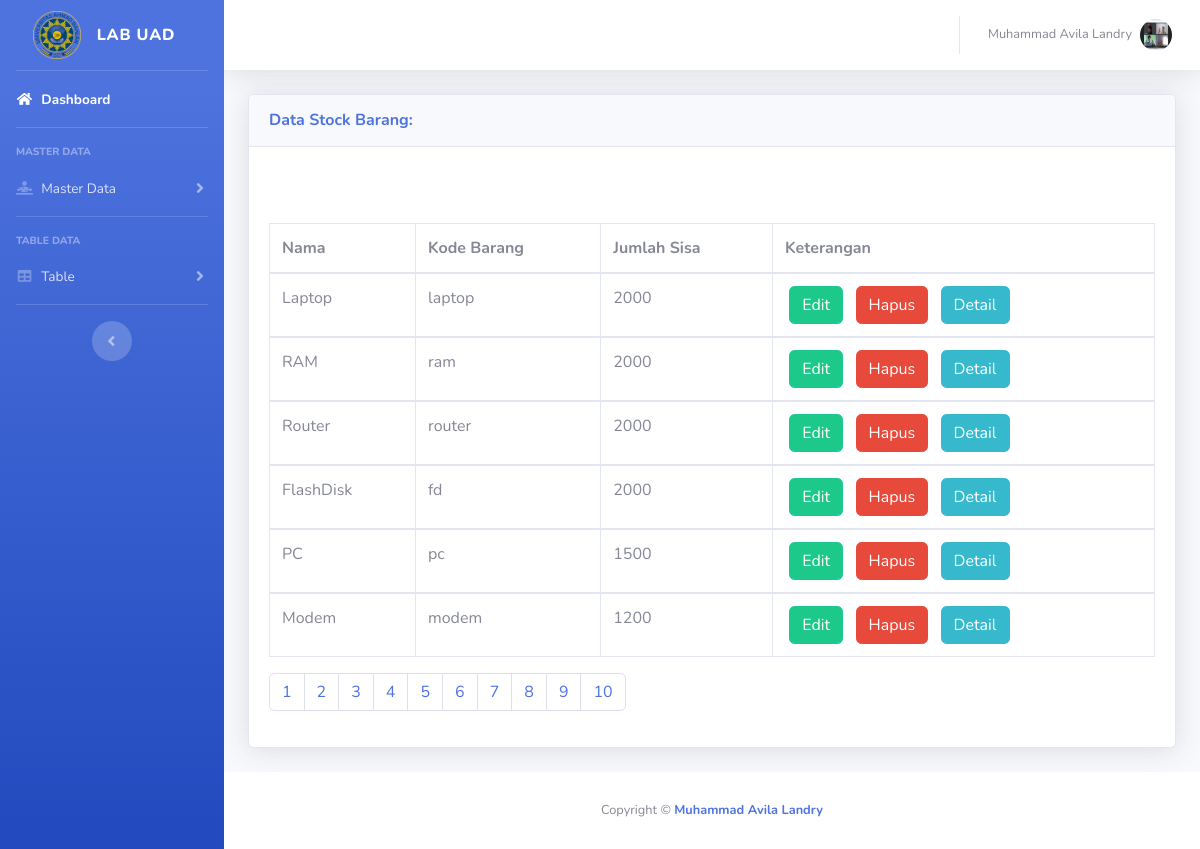
Screenshot of /tab_akhir.php (signed in) with the database file from the repository.
### tables this page shows
CREATE TABLE `stock` (
  `id` int(50) NOT NULL,
  `nama_barang` varchar(50) NOT NULL,
  `kode_barang` varchar(50) NOT NULL,
  `jumlah_barang` int(50) NOT NULL
);

### tab_akhir.php (the view, shortened to what this page needs)
<!DOCTYPE html>
<html lang="en">
<head>
  <link href="vendor/fontawesome-free/css/all.min.css" rel="stylesheet" type="text/css">
  <link href="css/sb-admin-2.min.css" rel="stylesheet">
</head>
<body id="page-top">
  <div id="wrapper">
    <ul class="navbar-nav bg-gradient-primary sidebar sidebar-dark accordion" id="accordionSidebar">
      <a class="sidebar-brand d-flex align-items-center justify-content-center" href="">
        <input type="image" src="img/uad.png" alt="Submit" width="48" height="48">
        <div class="sidebar-brand-text mx-3">LAB UAD</div>
      </a>
      <hr class="sidebar-divider my-0">
      <li class="nav-item active">
        <a class="nav-link" href="index.php">
          <i class="fas fa-fw fa-home"></i>
          <span>Dashboard</span></a>
      </li>
      <hr class="sidebar-divider">
      <div class="sidebar-heading">
        Master Data
      </div>
      <li class="nav-item">
        <a class="nav-link collapsed" href="#" data-toggle="collapse" data-target="#collapseTwo" aria-expanded="true" aria-controls="collapseTwo">
          <i class="fas fa-fw fa-diagnoses"></i>
          <span>Master Data</span>
        </a>
      </li>
      <hr class="sidebar-divider">
      <div class="sidebar-heading">
        Table Data
      </div>
     <li class="nav-item">
       <a class="nav-link collapsed" href="#" data-toggle="collapse" data-target="#collapsePages" aria-expanded="true" aria-controls="collapsePages">
         <i class="fas fa-fw fa-table"></i>
         <span>Table</span>
       </a>
     </li>
           <hr class="sidebar-divider">
      <div class="text-center d-none d-md-inline">
        <button class="rounded-circle border-0" id="sidebarToggle"></button>
      </div>
    </ul>
    <div id="content-wrapper" class="d-flex flex-column">
      <div id="content">
        <nav class="navbar navbar-expand navbar-light bg-white topbar mb-4 static-top shadow">
          <ul class="navbar-nav ml-auto">
            <?php
          $sss = mysqli_query($conn, "select * from admin");
          $rrr = mysqli_fetch_array($sss);
             ?>
            <li class="nav-item dropdown no-arrow">
              <a class="nav-link dropdown-toggle" href="#" id="userDropdown" role="button" data-toggle="dropdown" aria-haspopup="true" aria-expanded="false">
                <span class="mr-2 d-none d-lg-inline text-gray-600 small"><?php echo $rrr['nama']; ?></span>
                <img class="img-profile rounded-circle" src=" img/<?php echo $rrr['foto'] ?>" alt="profile">
              </a>
            </li>
          </ul>
        </nav>
        <div class="container-fluid">
              <div class="card shadow mb-4">
                <div class="card-header py-3 d-flex flex-row align-items-center justify-content-between">
   <h6 class="m-0 font-weight-bold text-primary">Data Stock Barang:</h6>
                </div>
                <div class="card-body">
                  <?php
                  $hal= 30;
                  $item= 10;
                  $page = (isset($_GET['page'])) ? (int)$_GET['page'] : 1;
                  $start = ($page - 1) * $hal;
                   ?>
                   <div class="row mt-3">
                   </div>
                   <div class="table-responsive service">
                   <table class="table table-bordered table-hover  mt-3 text-nowrap css-serial">
                   <thead>
                     <tr>
                       <th scope="col">Nama</th>
                       <th scope="col">Kode Barang</th>
                       <th scope="col">Jumlah Sisa</th>
                       <th scope="col">Keterangan</th>
                     </tr>
                   </thead>
                   <?php
                   if(isset($_GET['cari'])){
                    $cari=mysqli_real_escape_string($conn, $_GET['cari']);
                    $brg=mysqli_query($conn, "select * from stock where id like '%".$cari."%' or nama_barang like '%".$cari."%' ");
                 if(mysqli_num_rows($brg) > 0){
                         echo "<div class='col-md-10 col-sm-12 col-xs-12 ml-5'>";
                         echo "<div class='alert alert-primary mt-4 ml-5' role='alert'>";
                         echo "<p><center>Data Yang Anda Cari  Ditemukan</center></p>";
                         echo   "</div>";
                         echo "</div>";
                 }else{
                       echo "<div class='col-md-10 col-sm-12 col-xs-12 ml-5'>";
                       echo "<div class='alert alert-danger mt-4 ml-5' role='alert'>";
                       echo "<p><center>$cari Yang Anda Cari Tidak Ditemukan</center></p>";
                       echo   "</div>";
                       echo "</div>";
                 }
                  }else{
                    $brg=mysqli_query($conn, "select * from stock orders limit $start, $hal");
                  }
                 if(mysqli_num_rows($brg)){
                      while($row = mysqli_fetch_array($brg)){
                      ?>
                   <tbody>
                     <tr>
                       <td><?php echo $row['nama_barang'] ?></td>
                       <td><?php echo $row['kode_barang'] ?></td>
                       <td><?php echo $row['jumlah_barang'] ?></td>
                       <td>&nbsp;<a href="edit_stock.php?id=<?php echo $row['id']; ?>"><button type="button" class="btn btn-success">Edit</button></a>
                       &nbsp; <a href="hapus_stock.php?id=<?php echo $row['id']; ?>"><button type="button" class="btn btn-danger">Hapus</button></a>
                       &nbsp; <a href="detail_stock.php?id=<?php echo $row['id']; ?>"><button type="button" class="btn btn-info">Detail</button></a></td>
                     </tr>
                   </tbody>
                 <?php }}elseif(mysqli_num_rows($brg) <= 0 AND !$cari){
                         echo "<div class='col-md-10 col-sm-12 col-xs-12 ml-5'>";
                         echo "<div class='alert alert-danger mt-4 ml-5' role='alert'>";
                         echo "<p><center>Data Anda Masih Kosong</center></p>";
                         echo "</div>";
                         echo "</div>";
                 } ?>
                 </table>
                 <nav aria-label="Page navigation example">
                 <ul class="pagination">
                   <?php
                   for($x=1;$x<=$item ;$x++){
                     ?>
                     <li class="page-item"><a class="page-link" href="?page=<?php echo $x ?>"><?php echo $x ?></a></li>
                     <?php
                   }
                   ?>
                 </ul>
                 </nav>
                 </div>
                </div>
              </div>
        </div>
      </div>
      <footer class="sticky-footer bg-white">
        <div class="container my-auto">
          <div class="copyright text-center my-auto">
            <span>Copyright &copy; <a href="https://www.instagram.com/mvilla01_/" style="text-decoration: none;"><b>Muhammad Avila Landry</b></a></span>
          </div>
        </div>
      </footer>
    </div>
  </div>
</body>
</html>

### rows the page displays
stock: nama_barang "Laptop", kode_barang "laptop", jumlah_barang "2000"
stock: nama_barang "RAM", kode_barang "ram", jumlah_barang "2000"
stock: nama_barang "Router", kode_barang "router", jumlah_barang "2000"
stock: nama_barang "FlashDisk", kode_barang "fd", jumlah_barang "2000"
stock: nama_barang "PC", kode_barang "pc", jumlah_barang "1500"
stock: nama_barang "Modem", kode_barang "modem", jumlah_barang "1200"

### other values shown
$rrr['nama'] "Muhammad Avila Landry"
